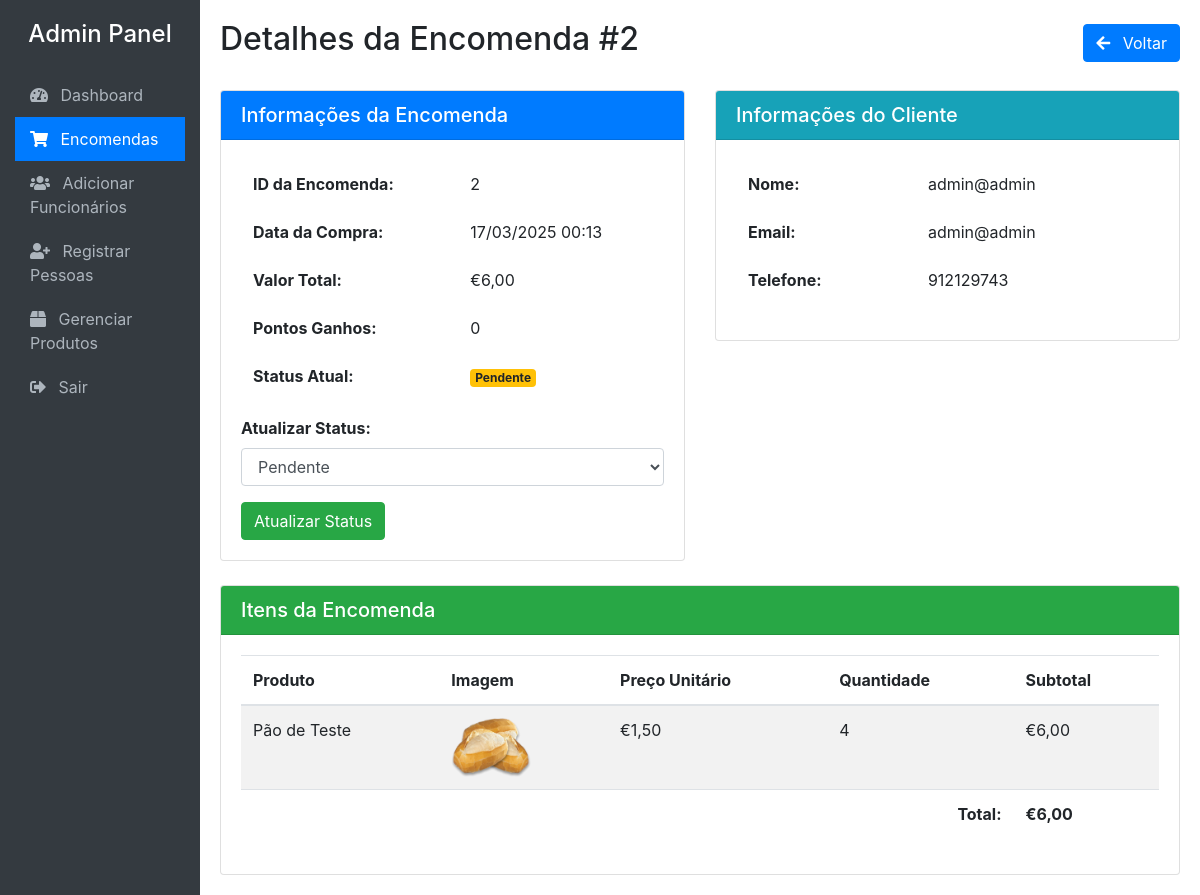
The page /admin/encomendas.php?compra_id=2 (signed in) on the database its author committed.
### tables this page shows
CREATE TABLE IF NOT EXISTS `compras` (
  `id` int(11) NOT NULL AUTO_INCREMENT,
  `usuario_id` int(11) NOT NULL,
  `data_compra` timestamp NOT NULL DEFAULT current_timestamp(),
  `valor_compra` decimal(10,2) NOT NULL,
  `pontos_ganhos` int(11) DEFAULT 0,
  `status` enum('pendente','enviado','recebido') NOT NULL DEFAULT 'pendente',
  PRIMARY KEY (`id`),
  KEY `usuario_id` (`usuario_id`),
  CONSTRAINT `compras_ibfk_1` FOREIGN KEY (`usuario_id`) REFERENCES `usuarios` (`id`)
);

CREATE TABLE IF NOT EXISTS `usuarios` (
  `id` int(11) NOT NULL AUTO_INCREMENT,
  `nome` varchar(100) NOT NULL,
  `email` varchar(100) NOT NULL,
  `senha` varchar(255) NOT NULL,
  `nif` varchar(20) NOT NULL,
  `nome_da_empresa` varchar(100) DEFAULT NULL,
  `nif_da_empresa` varchar(20) DEFAULT NULL,
  `data_registro` timestamp NOT NULL DEFAULT current_timestamp(),
  `telefone` varchar(20) DEFAULT NULL,
  PRIMARY KEY (`id`),
  UNIQUE KEY `email` (`email`)
);

CREATE TABLE IF NOT EXISTS `itens_compra` (
  `id` int(11) NOT NULL AUTO_INCREMENT,
  `compra_id` int(11) NOT NULL,
  `produto_id` int(11) NOT NULL,
  `quantidade` int(11) NOT NULL,
  `preco_unitario` decimal(10,2) NOT NULL,
  `subtotal` decimal(10,2) NOT NULL,
  PRIMARY KEY (`id`),
  KEY `compra_id` (`compra_id`),
  KEY `produto_id` (`produto_id`),
  CONSTRAINT `itens_compra_ibfk_1` FOREIGN KEY (`compra_id`) REFERENCES `compras` (`id`),
  CONSTRAINT `itens_compra_ibfk_2` FOREIGN KEY (`produto_id`) REFERENCES `produtos` (`id`)
);

CREATE TABLE IF NOT EXISTS `produtos` (
  `id` int(11) NOT NULL AUTO_INCREMENT,
  `nome` varchar(100) NOT NULL,
  `descricao` text DEFAULT NULL,
  `preco` decimal(10,2) NOT NULL,
  `imagem` varchar(255) DEFAULT NULL,
  `categoria` varchar(50) DEFAULT NULL,
  PRIMARY KEY (`id`)
);

### admin/encomendas.php (the view, shortened to what this page needs)
<?php
require_once 'config.php';
$mostrar_detalhes = false;
if(isset($_GET['compra_id'])) {
    $compra_id = $_GET['compra_id'];
    $mostrar_detalhes = true;
    $query_compra = "SELECT c.*, u.nome as nome_cliente, u.email, u.telefone
                    FROM compras c
                    JOIN usuarios u ON c.usuario_id = u.id
                    WHERE c.id = ?";
    $stmt = $conn->prepare($query_compra);
    $stmt->bind_param("i", $compra_id);
    $stmt->execute();
    $result_compra = $stmt->get_result();
    $compra = $result_compra->fetch_assoc();
    $query_itens = "SELECT i.*, p.nome as nome_produto, p.imagem
                   FROM itens_compra i
                   JOIN produtos p ON i.produto_id = p.id
                   WHERE i.compra_id = ?";
    $stmt = $conn->prepare($query_itens);
    $stmt->bind_param("i", $compra_id);
    $stmt->execute();
    $result_itens = $stmt->get_result();
    $itens = $result_itens->fetch_all(MYSQLI_ASSOC);
}
?>
<!DOCTYPE html>
<html lang="pt">
<head>
    <link rel="stylesheet" href="https://stackpath.bootstrapcdn.com/bootstrap/4.5.2/css/bootstrap.min.css">
    <link rel="stylesheet" href="https://cdnjs.cloudflare.com/ajax/libs/font-awesome/5.15.1/css/all.min.css">
</head>
<body>
    <div class="container-fluid">
        <div class="row">
            <div class="col-md-2 sidebar">
                <h4 class="text-center mb-4">Admin Panel</h4>
                <a href="dashboard.php"><i class="fas fa-tachometer-alt mr-2"></i> Dashboard</a>
                <a href="encomendas.php" class="active"><i class="fas fa-shopping-cart mr-2"></i> Encomendas</a>
                <a href="funcionarios.php"><i class="fas fa-users mr-2"></i> Adicionar Funcionários</a>
                <a href="registrar.php"><i class="fas fa-user-plus mr-2"></i> Registrar Pessoas</a>
                <a href="produtosg.php"><i class="fas fa-box mr-2"></i> Gerenciar Produtos</a>
                <a href="logout.php"><i class="fas fa-sign-out-alt mr-2"></i> Sair</a>
            </div>
            <div class="col-md-10 content">
                <?php if($mostrar_detalhes): ?>
                    <div class="d-flex justify-content-between align-items-center mb-4">
                        <h2>Detalhes da Encomenda #<?php echo $compra['id']; ?></h2>
                        <a href="encomendas.php" class="btn btn-primary"><i class="fas fa-arrow-left mr-2"></i> Voltar</a>
                    </div>
                    <div class="row">
                        <div class="col-md-6">
                            <div class="card mb-4">
                                <div class="card-header bg-primary text-white">
                                    <h5 class="mb-0">Informações da Encomenda</h5>
                                </div>
                                <div class="card-body">
                                    <table class="table table-borderless">
                                        <tr>
                                            <th>ID da Encomenda:</th>
                                            <td><?php echo $compra['id']; ?></td>
                                        </tr>
                                        <tr>
                                            <th>Data da Compra:</th>
                                            <td><?php echo date('d/m/Y H:i', strtotime($compra['data_compra'])); ?></td>
                                        </tr>
                                        <tr>
                                            <th>Valor Total:</th>
                                            <td>€<?php echo number_format($compra['valor_compra'], 2, ',', '.'); ?></td>
                                        </tr>
                                        <tr>
                                            <th>Pontos Ganhos:</th>
                                            <td><?php echo $compra['pontos_ganhos']; ?></td>
                                        </tr>
                                        <tr>
                                            <th>Status Atual:</th>
                                            <td>
                                                <?php
                                                $badge_class = '';
                                                switch($compra['status']) {
                                                    case 'pendente':
                                                        $badge_class = 'badge-warning';
                                                        break;
                                                }
                                                ?>
                                                <span class="badge <?php echo $badge_class; ?>"><?php echo ucfirst($compra['status']); ?></span>
                                            </td>
                                        </tr>
                                    </table>
                                    <form method="post" action="encomendas.php?compra_id=<?php echo $compra['id']; ?>">
                                        <div class="form-group">
                                            <label for="status"><strong>Atualizar Status:</strong></label>
                                            <select name="status" id="status" class="form-control">
                                                <option value="pendente" <?php if($compra['status'] == 'pendente') echo 'selected'; ?>>Pendente</option>
                                            </select>
                                        </div>
                                        <button type="submit" name="update_status" class="btn btn-success">Atualizar Status</button>
                                    </form>
                                </div>
                            </div>
                        </div>
                        <div class="col-md-6">
                            <div class="card mb-4">
                                <div class="card-header bg-info text-white">
                                    <h5 class="mb-0">Informações do Cliente</h5>
                                </div>
                                <div class="card-body">
                                    <table class="table table-borderless">
                                        <tr>
                                            <th>Nome:</th>
                                            <td><?php echo $compra['nome_cliente']; ?></td>
                                        </tr>
                                        <tr>
                                            <th>Email:</th>
                                            <td><?php echo $compra['email']; ?></td>
                                        </tr>
                                        <tr>
                                            <th>Telefone:</th>
                                            <td><?php echo $compra['telefone']; ?></td>
                                        </tr>
                                    </table>
                                </div>
                            </div>
                        </div>
                    </div>
                    <div class="card">
                        <div class="card-header bg-success text-white">
                            <h5 class="mb-0">Itens da Encomenda</h5>
                        </div>
                        <div class="card-body">
                            <table class="table table-striped">
                                <thead>
                                    <tr>
                                        <th>Produto</th>
                                        <th>Imagem</th>
                                        <th>Preço Unitário</th>
                                        <th>Quantidade</th>
                                        <th>Subtotal</th>
                                    </tr>
                                </thead>
                                <tbody>
                                    <?php foreach($itens as $item): ?>
                                    <tr>
                                        <td><?php echo $item['nome_produto']; ?></td>
                                        <td>
                                            <?php if($item['imagem']): ?>
                                                <img src="<?php echo $item['imagem']; ?>" alt="<?php echo $item['nome_produto']; ?>" class="product-img">
                                            <?php else: ?>
                                                <span class="text-muted">Sem imagem</span>
                                            <?php endif; ?>
                                        </td>
                                        <td>€<?php echo number_format($item['preco_unitario'], 2, ',', '.'); ?></td>
                                        <td><?php echo $item['quantidade']; ?></td>
                                        <td>€<?php echo number_format($item['subtotal'], 2, ',', '.'); ?></td>
                                    </tr>
                                    <?php endforeach; ?>
                                </tbody>
                                <tfoot>
                                    <tr>
                                        <th colspan="4" class="text-right">Total:</th>
                                        <th>€<?php echo number_format($compra['valor_compra'], 2, ',', '.'); ?></th>
                                    </tr>
                                </tfoot>
                            </table>
                        </div>
                    </div>
                <?php endif; ?>
            </div>
        </div>
    </div>
</body>
</html>

### admin/encomendas.php (style rules this page uses)
.sidebar { min-height: 100vh; background-color: #343a40; color: white; padding-top: 20px; }
.sidebar a { color: #adb5bd; padding: 10px 15px; display: block; text-decoration: none; }
.sidebar a.active { color: white; background-color: #007bff; }
.content { padding: 20px; }
.product-img { max-width: 80px; max-height: 80px; }

### rows shown on the page
compras: id "2", data_compra "17/03/2025 00:13", valor_compra "6,00", pontos_ganhos "0", status "Pendente", usuario.nome "admin@admin", usuario.email "admin@admin", usuario.telefone "912129743"
itens_compra: produto.nome "Pão de Teste", produto.imagem (picture), preco_unitario "1,50", quantidade "4", subtotal "6,00"
